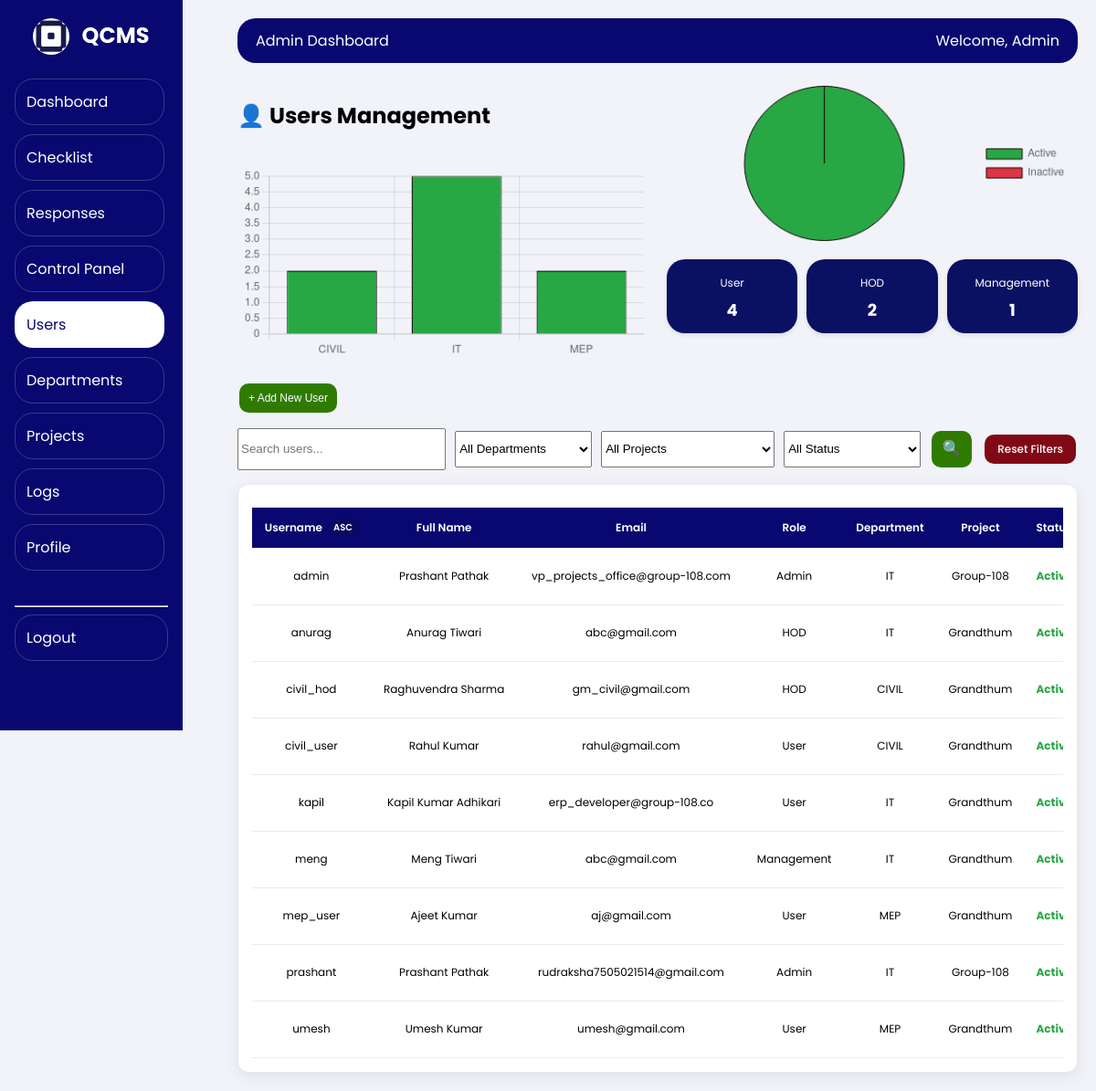
Before: /admin-panel/users/ (signed in) with the older database file.
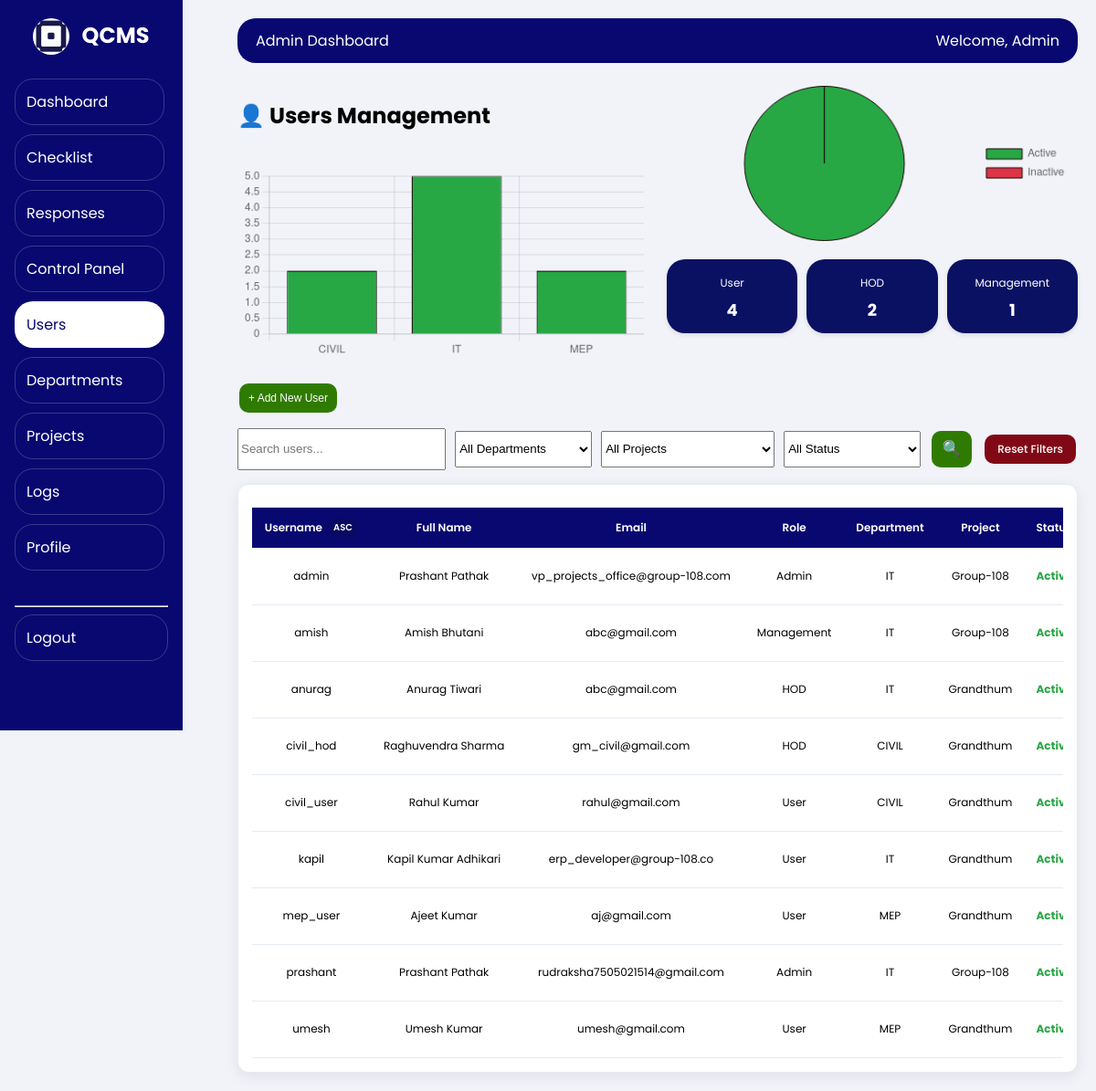
After: the same page with the newer database file.
### backend/models.py (models this page shows, shortened)
class UserProfile(models.Model):
    ROLE_CHOICES = (
        ('User', 'User'),
        ('HOD', 'HOD'),
        ('Management', 'Management'),
        ('Admin', 'Admin'),
    )
    user = models.OneToOneField(User, on_delete=models.CASCADE)
    role = models.CharField(max_length=50, choices=ROLE_CHOICES)
    department = models.ForeignKey(
        Department,
        on_delete=models.SET_NULL,
        null=True,
        blank=True
    )
    project = models.ForeignKey(
        Project,
        on_delete=models.SET_NULL,
        null=True,
        blank=True
    )
    is_active = models.BooleanField(default=True)
    employee_id = models.CharField(max_length=64, blank=True, default='')
    phone_number = models.CharField(
        max_length=20,
        blank=True,
        default='',
        validators=[
            RegexValidator(
                regex=r'^\+?[0-9\-\s]{7,20}$',
                message='Enter a valid phone number.'
            )
        ]
    )
    profile_image = models.ImageField(
        upload_to='profile_images/',
        blank=True,
        null=True
    )
    created_at = models.DateTimeField(auto_now_add=True, null=True, blank=True)

class Department(models.Model):
    code = models.CharField(max_length=50, unique=True)
    name = models.CharField(max_length=200)
    is_active = models.BooleanField(default=True)
    created_at = models.DateTimeField(auto_now_add=True, null=True, blank=True)
    updated_at = models.DateTimeField(auto_now=True, null=True, blank=True)

class Project(models.Model):
    code = models.CharField(max_length=50, unique=True)
    name = models.CharField(max_length=200)
    domain = models.CharField(
        max_length=50,
        choices=[
            ('Corporate', 'Corporate'),
            ('Non-Corporate', 'Non-Corporate')
        ]
    )
    is_active = models.BooleanField(default=True)
    created_at = models.DateTimeField(auto_now_add=True, null=True, blank=True)
    updated_at = models.DateTimeField(auto_now=True, null=True, blank=True)

### backend/views/admin.py (the view)
# urls.py: path('admin-panel/users/', views.admin_users, name='admin_users'),
def admin_users(request):
    if not request.user.is_authenticated:
        return redirect('login')
    profile = get_user_profile(request.user)
    if not profile or profile.role != "Admin":
        return redirect('home')
    search_query = request.GET.get('search', '')
    dept_filter = request.GET.get('department', '')
    proj_filter = request.GET.get('project', '')
    stat_filter = request.GET.get('status', '')
    sort_by = request.GET.get('sort', 'username')
    sort_dir = request.GET.get('dir', 'asc')
    user_list = UserProfile.objects.select_related('user', 'department', 'project')
    if search_query:
        user_list = user_list.filter(
            Q(user__username__icontains=search_query)
            | Q(user__first_name__icontains=search_query)
            | Q(user__last_name__icontains=search_query)
        )
    if dept_filter:
        user_list = user_list.filter(department_id=dept_filter)
    if proj_filter:
        user_list = user_list.filter(project_id=proj_filter)
    if stat_filter:
        is_active = stat_filter == 'active'
        user_list = user_list.filter(is_active=is_active)
    allowed_sort_fields = {
        'username': 'user__username',
        'full_name': 'user__first_name',
        'role': 'role',
        'department': 'department__name',
        'project': 'project__name',
        'status': 'is_active',
    }
    if sort_by not in allowed_sort_fields:
        sort_by = 'username'
    if sort_dir not in {'asc', 'desc'}:
        sort_dir = 'asc'
    order_field = allowed_sort_fields[sort_by]
    if sort_dir == 'desc':
        order_field = f'-{order_field}'
    user_list = user_list.order_by(order_field, 'user__username')
    base_params = {
        'search': search_query,
        'department': dept_filter,
        'project': proj_filter,
        'status': stat_filter,
    }
    sort_links = {}
    for key in allowed_sort_fields:
        next_dir = 'desc' if sort_by == key and sort_dir == 'asc' else 'asc'
        params = {**base_params, 'sort': key, 'dir': next_dir}
        sort_links[key] = urlencode({k: v for k, v in params.items() if v != ''})
    filtered_user_list = user_list
    role_counts = {
        'user': filtered_user_list.filter(role='User').count(),
        'hod': filtered_user_list.filter(role='HOD').count(),
        'management': filtered_user_list.filter(role='Management').count(),
    }
    total_active = filtered_user_list.filter(is_active=True).count()
    total_inactive = filtered_user_list.filter(is_active=False).count()
    dept_stats = (
        filtered_user_list
        .values('department__name')
        .annotate(
            active_count=Count('id', filter=Q(is_active=True)),
            inactive_count=Count('id', filter=Q(is_active=False)),
        )
        .order_by('department__name')
    )
    dept_labels = [department['department__name'] or "Unassigned" for department in dept_stats]
    dept_active_data = [department['active_count'] for department in dept_stats]
    dept_inactive_data = [department['inactive_count'] for department in dept_stats]
    paginator = Paginator(filtered_user_list, 10)
    page_number = request.GET.get('page')
    users_page = paginator.get_page(page_number)
    context = {
        'sidebar_menu': _admin_sidebar_menu(),
        'users': users_page,
        'departments': Department.objects.all(),
        'projects': Project.objects.all(),
        'role_counts': role_counts,
        'active_users': total_active,
        'inactive_users': total_inactive,
        'dept_labels': dept_labels,
        'dept_active_data': dept_active_data,
        'dept_inactive_data': dept_inactive_data,
        'sort_by': sort_by,
        'sort_dir': sort_dir,
        'sort_links': sort_links,
        'pagination_query': urlencode({k: v for k, v in {
            'search': search_query,
            'department': dept_filter,
            'project': proj_filter,
            'status': stat_filter,
            'sort': sort_by,
            'dir': sort_dir,
        }.items() if v != ''}),
        'users_page': users_page,
        'admin_users_config': {
            'createUrl': '/admin-create/',
            'editUrl': '/admin-user-action/',
            'csrfToken': get_token(request),
            'departments': [
                {'id': d.id, 'name': d.name} for d in Department.objects.all()
            ],
            'projects': [
                {'id': p.id, 'name': p.name, 'domain': p.domain} for p in Project.objects.all()
            ],
            'charts': {
                'active': total_active,
                'inactive': total_inactive,
                'deptLabels': dept_labels,
                'deptActiveData': dept_active_data,
                'deptInactiveData': dept_inactive_data,
            },
        },
    }
    return render(request, 'admin_panel/admin_users.html', context)

### backend/logging_service.py (called while the page is built)
def set_current_request(request):
    _current_request.set(request)

### backend/views/admin.py (called while the page is built)
def _admin_sidebar_menu():
    return [
        {'url': reverse('admin_dashboard'), 'label': 'Dashboard'},
        {'url': reverse('admin_checklists'), 'label': 'Checklist'},
        {'url': reverse('admin_responses'), 'label': 'Responses'},
        {'url': reverse('admin_control_panel'), 'label': 'Control Panel'},
        {'url': reverse('admin_users'), 'label': 'Users'},
        {'url': reverse('admin_departments'), 'label': 'Departments'},
        {'url': reverse('admin_projects'), 'label': 'Projects'},
        {'url': reverse('admin_logs'), 'label': 'Logs'},
        {'url': reverse('admin_profile'), 'label': 'Profile'},
    ]

### backend/views/common.py (called while the page is built)
def get_user_profile(user):
    if not user or not user.is_authenticated:
        return None
    return UserProfile.objects.filter(user=user).first()

### qcms/context_processors.py (called while the page is built)
def branding(request):
    return {
        'PROJECT_DISPLAY_NAME': getattr(settings, 'PROJECT_DISPLAY_NAME', 'QCMS - Quality Control Management System'),
        'PROJECT_SHORT_NAME': getattr(settings, 'PROJECT_SHORT_NAME', 'QCMS'),
    }

### frontend/templates/admin_panel/admin_users.html (shortened to what this page needs)
{% extends 'admin_panel/admin_base.html' %}
{% load static %}
{% block content %}
<link rel="stylesheet" href="{% static 'admin_users/admin_users.css' %}" />
<div class="header-section users-header-section">
  <div class="left-panel users-left-panel">
    <h2>👤 Users Management</h2>
    <div class="stacked-chart-card users-stacked-chart-card">
      <canvas id="stackedChart"></canvas>
    </div>
  </div>
  <div class="right-panel users-right-panel">
    <div class="users-pie-chart-wrap">
      <canvas id="paiChart"></canvas>
    </div>
    <div class="mini-stats users-mini-stats-wrap">
      <div class="mini-card users-mini-card users-mini-card-user">
        <span class="users-mini-label">User</span><h4 class="users-mini-value">{{ role_counts.user|default:"0" }}</h4>
      </div>
      <div class="mini-card users-mini-card users-mini-card-hod">
        <span class="users-mini-label">HOD</span><h4 class="users-mini-value">{{ role_counts.hod|default:"0" }}</h4>
      </div>
      <div class="mini-card users-mini-card users-mini-card-mgmt">
        <span class="users-mini-label">Management</span><h4 class="users-mini-value">{{ role_counts.management|default:"0" }}</h4>
      </div>
    </div>
  </div>
</div>
<div class="users-add-wrap">
  <button class="btn table-action-btn btn-add" id="addUserBtn">+ Add New User</button>
</div>
<form method="GET" class="users-toolbar">
  <input type="text" name="search" id="search" placeholder="Search users..." value="{{ request.GET.search }}" class="form-control toolbar-search">
  <select name="department" id="department" class="form-control">
    <option value="">All Departments</option>
  </select>
  <select name="project" id="project" class="form-control">
    <option value="">All Projects</option>
  </select>
  <select name="status" id="status" class="form-control">
    <option value="">All Status</option>
  </select>
  <button type="submit" class="btn btn-add icon-btn" title="Search">🔍</button>
  <a href="{% url 'admin_users' %}" class="btn btn-delete reset-link">Reset Filters</a>
</form>
<div class="card">
  <div class="table-container">
    <table>
      <thead>
        <tr>
          <th><a class="sort-link" href="?{{ sort_links.username }}">Username{% if sort_by == 'username' %} <span class="sort-indicator">{{ sort_dir|upper }}</span>{% endif %}</a></th>
          <th><a class="sort-link" href="?{{ sort_links.full_name }}">Full Name{% if sort_by == 'full_name' %} <span class="sort-indicator">{{ sort_dir|upper }}</span>{% endif %}</a></th>
          <th>Email</th>
          <th><a class="sort-link" href="?{{ sort_links.role }}">Role{% if sort_by == 'role' %} <span class="sort-indicator">{{ sort_dir|upper }}</span>{% endif %}</a></th>
          <th><a class="sort-link" href="?{{ sort_links.department }}">Department{% if sort_by == 'department' %} <span class="sort-indicator">{{ sort_dir|upper }}</span>{% endif %}</a></th>
          <th><a class="sort-link" href="?{{ sort_links.project }}">Project{% if sort_by == 'project' %} <span class="sort-indicator">{{ sort_dir|upper }}</span>{% endif %}</a></th>
          <th><a class="sort-link" href="?{{ sort_links.status }}">Status{% if sort_by == 'status' %} <span class="sort-indicator">{{ sort_dir|upper }}</span>{% endif %}</a></th>
        </tr>
      </thead>
      <tbody>
        {% for user in users %}
        <tr>
          <td>{{ user.user.username }}</td>
          <td>{{ user.user.first_name }} {{ user.user.last_name }}</td>
          <td>{{ user.user.email|default:"-" }}</td>
          <td>{{ user.role }}</td>
          <td>{{ user.department.name|default:"-" }}</td>
          <td>{{ user.project.name|default:"-" }}</td>
          <td>
            {% if user.is_active %}
              <span class="active-text">Active</span>
            {% else %}
              <span class="inactive-text">Inactive</span>
            {% endif %}
          </td>
        </tr>
        {% empty %}
        <tr><td colspan="8" class="users-empty-row">No users found.</td></tr>
        {% endfor %}
      </tbody>
    </table>
  </div>
</div>
{{ admin_users_config|json_script:"admin-users-config" }}
{% endblock %}

Changed rows visible on the page:
changed UserProfile "Management": user.username "meng" → "amish"; user.first_name "Meng" → "Amish"; user.last_name "Tiwari" → "Bhutani"; project.name "Grandthum" → "Group-108"; moves up the list
